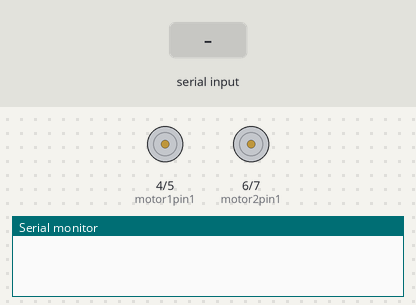
Recording of a sketch running on a simulated Arduino Uno, built with avr-gcc and run on an emulated ATmega328P. Parts: motor-driver pin pairs drawn as motors (green arrow = first pin HIGH = forward, orange = second pin HIGH = backward, longer = more drive), the last lines printed to the serial monitor. The inputs (shaded band) are chosen by the test bench.

Above: at 1.2 s.
1.3 s: "w" received over Serial
At 2.5 s:
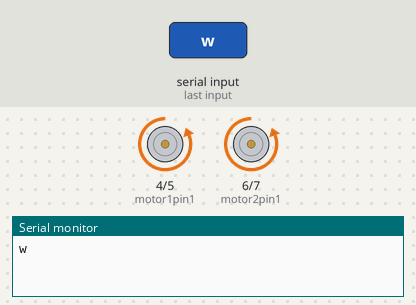
2.8 s: "a" received over Serial
At 3.7 s:
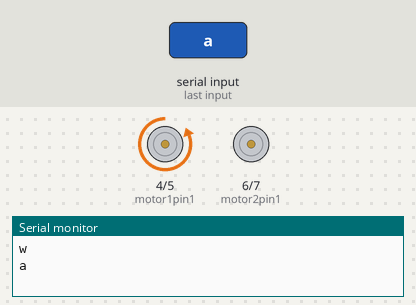
4.3 s: "s" received over Serial
At 5.5 s:
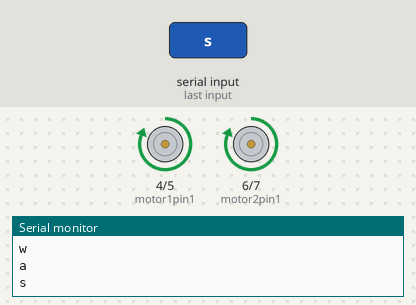
5.8 s: "d" received over Serial
At 6.6 s:
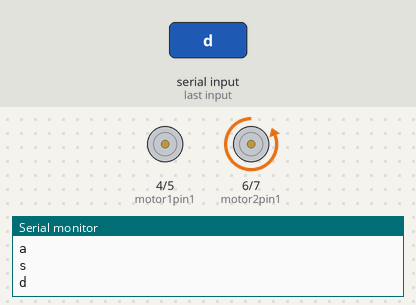
Timing chart, 0 to 8.3 s (numbered marks = the images above; inputs shaded):
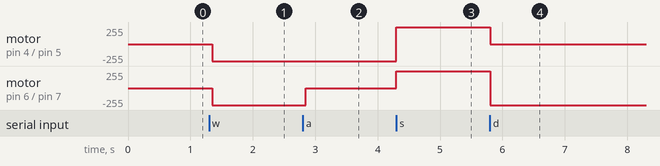

The sketch:

carrito_bluetooth.ino
```cpp
int motor1pin1 = 4;
int motor1pin2 = 5;

int motor2pin1 = 6;
int motor2pin2 = 7;


void setup()
{
  Serial.begin(9600);
  pinMode(motor1pin1, OUTPUT);
  pinMode(motor1pin2, OUTPUT);
  pinMode(motor2pin1, OUTPUT);
  pinMode(motor2pin2, OUTPUT);
}

void loop() {
 if(Serial.available()>0)
   {
      char data= Serial.read();
      Serial.println(data);
      if(data=='w')
      {
        parar();
        adelante();
      }
      else if(data=='a')
      {
        parar();
        izquierda();
      }
      else if(data=='s')
      {
         parar();
         reversa();
      }
      else if(data=='d')
      {
        parar();
        derecha();
      }
       else if(data=='p')
      {
        parar();
      }
      else
      {
         Serial.println(data);
      }
   }
   delay(50);

  /*
  derecha();
  parar();
  izquierda();
  parar();
  atrasDer();
  parar();
  atrasIzq();
  parar();
  reversa();
  parar();
  adelante();
  parar();
  */
}

void parar()
{
  digitalWrite(motor1pin1, LOW);
  digitalWrite(motor1pin2, LOW);
  digitalWrite(motor2pin1, LOW);
  digitalWrite(motor2pin2, LOW);
  }

void reversa(){
  digitalWrite(motor1pin1, HIGH);
  digitalWrite(motor1pin2, LOW);
  digitalWrite(motor2pin1, HIGH);
  digitalWrite(motor2pin2, LOW);
  delay(1000);
}

void adelante()
{
  digitalWrite(motor1pin1, LOW);
  digitalWrite(motor1pin2, HIGH);
  digitalWrite(motor2pin1, LOW);
  digitalWrite(motor2pin2, HIGH);
  delay(1000);
}

void derecha()
{
  digitalWrite(motor2pin1, LOW);
  digitalWrite(motor2pin2, HIGH);
  delay(1000);
}

void atrasDer()
{
  digitalWrite(motor1pin1, HIGH);
  digitalWrite(motor1pin2, LOW);
  delay(1000);
}

void izquierda()
{
  digitalWrite(motor1pin1, LOW);
  digitalWrite(motor1pin2, HIGH);
  delay(1000);
}

void atrasIzq()
{
  digitalWrite(motor2pin1, HIGH);
  digitalWrite(motor2pin2, LOW);
  delay(1000);
}
```

Measured:
- after the input at 1.3 s, motor on pin 4 (motor1pin1) / pin 5 (motor1pin2), motor on pin 6 (motor2pin1) / pin 7 (motor2pin2): stopped → backward 255/255 after 0.05 s
- after the input at 2.8 s, motor on pin 6 (motor2pin1) / pin 7 (motor2pin2): backward 255/255 → stopped after 0.05 s
- after the input at 4.3 s, motor on pin 4 (motor1pin1) / pin 5 (motor1pin2): backward 255/255 → forward 255/255 at once; motor on pin 6 (motor2pin1) / pin 7 (motor2pin2): stopped → forward 255/255 at once
- after the input at 5.8 s, motor on pin 4 (motor1pin1) / pin 5 (motor1pin2): forward 255/255 → stopped at once; motor on pin 6 (motor2pin1) / pin 7 (motor2pin2): forward 255/255 → backward 255/255 at once
